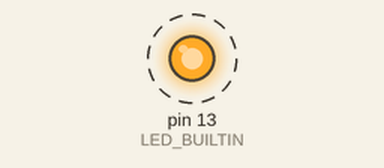
Simulated run of this program. Board: Arduino Uno, built with avr-gcc and run on an emulated ATmega328P. On the bench: output pins drawn as LEDs (lit = HIGH). Dashed ring = blinking. What the program prints to the serial monitor is not drawn.

Above: at 0.5 s.
Timing chart, 0 to 4.6 s (numbered marks = the images above):
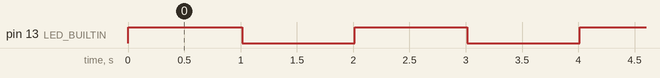

The program:

main.cpp
```cpp
#include <Arduino.h>

void setup() {
  // Инициализация монитора порта на скорости 9600 бод
  Serial.begin(9600);

  // Настраиваем пин встроенного светодиода (на Arduino Uno это пин 13) как выход
  pinMode(LED_BUILTIN, OUTPUT);

  Serial.println("Aether Collector: System Initialized (Arduino Uno Prototype)");
}


void loop() {
  // Включаем светодиод
  digitalWrite(LED_BUILTIN, HIGH);
  Serial.println("Status: LED ON");
  delay(1000); // Ждем 1 секунду

  // Выключаем светодиод
  digitalWrite(LED_BUILTIN, LOW);
  Serial.println("Status: LED OFF");
  delay(1000); // Ждем 1 секунду
}
```

Measured:
- by itself, pin 13 (LED_BUILTIN): alternates HIGH for 1.0 s and LOW for 1.0 s
